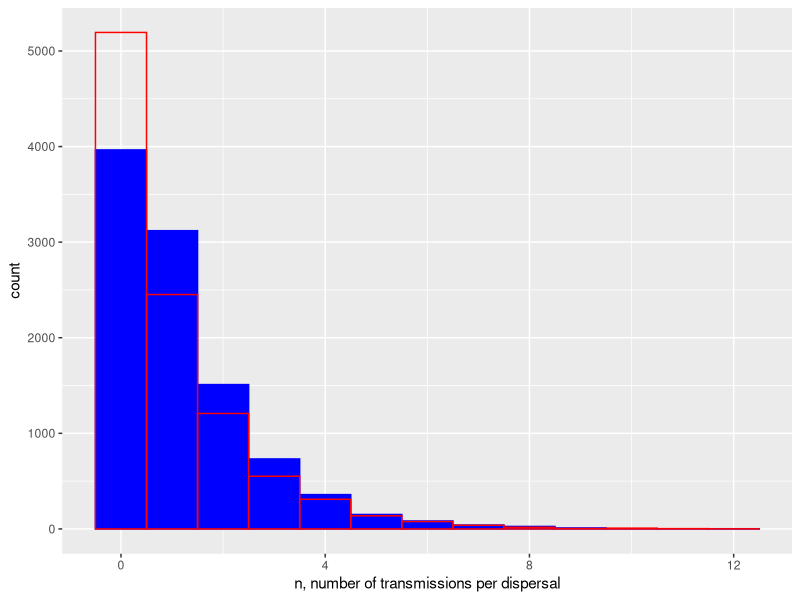

R code for this plot: (Note: this script raises an error after producing the figure.)

##############################################################
##### RECREATION OF MARCOV CHAIN BY DONNELLY ET AL. 2019 #####
##############################################################

rm(list = ls())
library(ggplot2)

## function to simulate feeding dispersal of one aphid, starting with flight and ending with feeding
feeding_dispersal <- function(I, v, w, e) {
  
  S <- 1 - I
  i_hat <- (v*I)/(S + v*I)
  
  states <- c("probeS", "probeI", "feedS", "feedI", "flight")
  
  transition_matrix <- matrix(c(((1-w)*(1-i_hat)), ((1-w)*i_hat), w, 0,   0,
                                (1-e*w)*(1-i_hat), (1-e*w)*i_hat, 0, e*w, 0,
                                0,                 0,             1, 0,   0,
                                0,                 0,             0, 1,   0,
                                1-i_hat,           i_hat,         0, 0,   0),
                              nrow = 5, byrow=T,
                              dimnames = list(states))
  
  state <- "flight"
  state_changes <- "flight"
  transmissions <- 0
  feeding <- F
  
  ## MARKOV CHAIN ##
  while (feeding == F) {
    if (state == "flight") {
      
      # use transition matrix to work out new state of markov chain
      state <- sample(states, 1, replace=T, prob = transition_matrix["flight",])
    }
    
    else if (state == "probeI") {
      
      state <- sample(states, 1, replace=T, prob = transition_matrix["probeI",])
      
      if (state == "probeS") {
        transmissions <- transmissions + 1 # probeI -> probeS means transmission has taken place
      }
      else if (state == "feedI") {
        feeding <- T
      }
    }
    
    else if (state == "probeS") {
      
      state <- sample(states, 1, replace=T, prob = transition_matrix["probeS",])
      
      if (state == "feedS") {
        feeding <- T
      }
    }
    
    # add state to vector of all states
    state_changes <- c(state_changes, state)
  }
  #print(state_changes)
  #length(state_changes)
  
  return(transmissions)
}



## runs num_runs feeding dispersals and returns number of transmissions per dispersal
run_simulations <- function(num_runs, I, v, w ,e) {
  
  transmission_results <- data.frame(num_transmissions = vector(length=num_runs))
  
  for (run in 1:num_runs) {
    transmission_results[run,] <- feeding_dispersal(I, v, w, e)
  }
  
  return(transmission_results)
}



## runs num_runs feeding dispersals where the num transmissions feeds back into number infected plants
## and returns number of transmissions per dispersal + num infected at each step
run_simulations_feedback <- function(num_runs, init_I, num_plants, v, w, e) {
  
  # initialise results dataframe
  transmission_results <- data.frame(time = 1:num_runs,
                                     num_transmissions = vector(length = num_runs),
                                     freq_I = vector(length = num_runs))
  I <- init_I
  
  for (run in 1:num_runs) {
    
    num_transmissions <- feeding_dispersal(I, v, w, e)
    transmission_results[run, 2:3] <- c(num_transmissions, I)
    I <- (I*num_plants + num_transmissions)/num_plants # update I: convert to number from freq, add transmissions from dispersal, convert back to freq
    if (I > 1) {
      transmission_results <- transmission_results[-(run+1):num_runs,] # remove empty rows from end of dataframe
      break
    }
  }
  
  #hist(transmission_results, xlab = "Number of transmissions per feeding dispersal")
  return(transmission_results)
}


v <- 1.2
I <- 0.5
w <- 0.2
e <- 0.8
i_hat <- (v*I)/(1-I + v*I)

result <- run_simulations(10000, I=I, v=v, w=w, e=e)

# plot expected geometric distribution (model is zero-deflated), p = probability of success = probability of feeding = 1-prob of probing = 1-P_Sk
s_hat <- 1-i_hat
P_Sk <- ((1-w)*(1-e*w)*i_hat*s_hat)/((1-(1-e*w)*i_hat)*(1-(1-w)*s_hat)) # from Donnelly 2019, Appendix 1, Eq S8

geom_dist_points <- data.frame(rgeom(n = 10000, p = 1-P_Sk))
names(geom_dist_points) <- "num_transmissions"

ggplot(data.frame(result), aes(x = num_transmissions)) + 
  geom_histogram(binwidth = 1, fill="blue", color="blue") +
  geom_histogram(data = geom_dist_points, aes(x = num_transmissions), binwidth = 1, fill=NA, color="red") +
  labs(x="n, number of transmissions per dispersal")
  
### now run simulations with feedback on I
num_plants <- 3000
I <- 2/num_plants

feedback_result <- run_simulations_feedback(10000, init_I=I, num_plants=num_plants, v=v, w=w, e=e)

ggplot(data=feedback_result, aes(x = num_transmissions)) + 
  geom_histogram(binwidth = 1, fill="green", color="green") +
  geom_histogram(data = geom_dist_points, aes(x = num_transmissions), binwidth = 1, fill=NA, color="red") +
  labs(x="n, number of transmissions per dispersal")
ggplot(feedback_result, aes(x = time, y = freq_I)) +
  geom_point()
